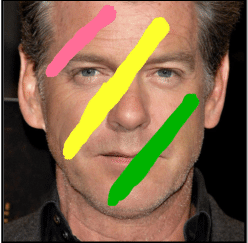
#> input picture Alfred/UAS/Inpainting-Man.bmp, 248 x 243 px
$ jupyter execute inpainting.ipynb
#> lines starting #> are read from the running program, lines starting #| are printed output that depends on the picture; after the words box and inside, x2 and y2 are one past the last pixel; in counts of white or black regions, pixels touching at a corner belong together
[cell 1]
import cv2
import numpy as np

# Load the image
image = cv2.imread("./Inpainting-Man.bmp")
#> image is the input picture: shape (243, 248, 3); mean B, G, R 69.4, 98.4, 122.5

# Create a mask (black for inpainting region, white for preserved areas)
mask = cv2.imread('mask2.png', 0)
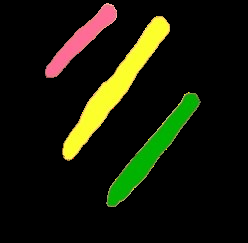
#> input picture Alfred/UAS/mask2.png, 248 x 243 px
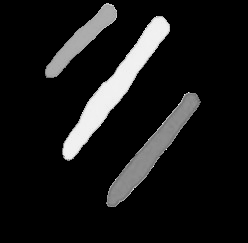
#> mask: shape (243, 248); min 0, max 244, mean 24.1

# Draw the inpainting region on the mask (using any drawing tool)
# Black color indicates the region to be inpainted

# Inpainting algorithm selection (choose one)
# inpaint_method = cv2.INPAINT_TELEA  # Fast Marching Method
inpaint_method = cv2.INPAINT_NS    # Navier-Stokes Method (might be slower)

# Inpaint the image
result = cv2.inpaint(image, mask, 3, inpaint_method)
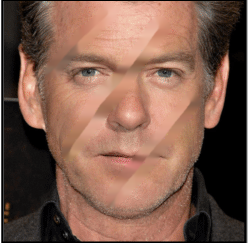
#> result: shape (243, 248, 3); mean B, G, R 76.9, 91.6, 125.9

# Display or save the inpainted image
import matplotlib.pyplot as plt
result=cv2.cvtColor(result,cv2.COLOR_BGR2RGB)
plt.imshow(result)

[cell 2]
import cv2
import numpy as np
import matplotlib.pyplot as plt

# Load the image
image_path = 'Inpainting-Man.bmp'
image = cv2.imread(image_path, cv2.IMREAD_COLOR)

# Convert the image to HSV color space
hsv_image = cv2.cvtColor(image, cv2.COLOR_BGR2HSV)
#> hsv_image: shape (243, 248, 3); mean H, S, V 20.5, 95.7, 129.5

# Define the color ranges for the marks (pink, yellow, green)
lower_pink = np.array([160, 100, 100])
upper_pink = np.array([180, 255, 255])
lower_yellow = np.array([20, 100, 100])
upper_yellow = np.array([30, 255, 255])
lower_green = np.array([40, 100, 100])
upper_green = np.array([70, 255, 255])

# Create masks for each color
mask_pink = cv2.inRange(hsv_image, lower_pink, upper_pink)
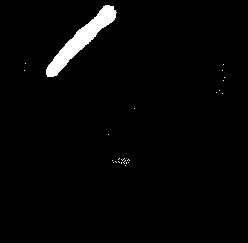
#> mask_pink: shape (243, 248); 2.3% white; 24 white regions (23 under 20 px), largest, box (x1, y1, x2, y2) and area: (46, 5, 117, 77) 1344
mask_yellow = cv2.inRange(hsv_image, lower_yellow, upper_yellow)
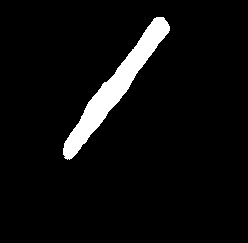
#> mask_yellow: shape (243, 248); 5.4% white; 1 white region, box (x1, y1, x2, y2) and area: (63, 17, 170, 160) 3233
mask_green = cv2.inRange(hsv_image, lower_green, upper_green)
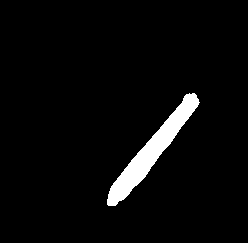
#> mask_green: shape (243, 248); 4% white; 1 white region, box (x1, y1, x2, y2) and area: (107, 93, 200, 206) 2424

# Combine the masks
mask = cv2.bitwise_or(mask_pink, mask_yellow)
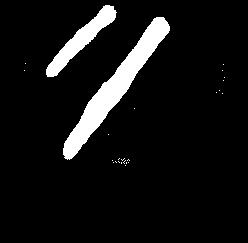
#> mask: shape (243, 248); 7.7% white; 25 white regions (23 under 20 px), largest, box (x1, y1, x2, y2) and area: (63, 17, 170, 160) 3233, (46, 5, 117, 77) 1344
mask = cv2.bitwise_or(mask, mask_green)
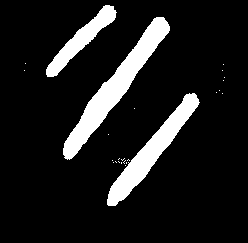
#> mask: shape (243, 248); 11.7% white; 25 white regions (22 under 20 px), largest, box (x1, y1, x2, y2) and area: (63, 17, 170, 160) 3233, (107, 93, 200, 206) 2425, (46, 5, 117, 77) 1344

# Refine the mask with morphological operations
kernel = np.ones((5, 5), np.uint8)
mask = cv2.morphologyEx(mask, cv2.MORPH_CLOSE, kernel)
#> mask: shape (243, 248); 11.8% white; 14 white regions (11 under 20 px), largest, box (x1, y1, x2, y2) and area: (63, 17, 170, 160) 3235, (107, 93, 200, 206) 2512, (46, 5, 117, 77) 1344
mask = cv2.morphologyEx(mask, cv2.MORPH_OPEN, kernel)
#> mask: shape (243, 248); 11.7% white; 3 white regions, box (x1, y1, x2, y2) and area: (63, 17, 170, 159) 3232, (107, 93, 199, 206) 2496, (46, 5, 116, 77) 1343

# Try both inpainting methods
inpainted_image_telea = cv2.inpaint(image, mask, 5, cv2.INPAINT_TELEA)
inpainted_image_ns = cv2.inpaint(image, mask, 5, cv2.INPAINT_NS)

# Convert BGR images to RGB for displaying
inpainted_image_telea_rgb = cv2.cvtColor(inpainted_image_telea, cv2.COLOR_BGR2RGB)
inpainted_image_ns_rgb = cv2.cvtColor(inpainted_image_ns, cv2.COLOR_BGR2RGB)

# Plot the original and inpainted images

[cell 3]
# Create a figure for the subplots
fig, axes = plt.subplots(2, 2, figsize=(10, 8),sharex=False, sharey=False)

axes[0,0].imshow(cv2.cvtColor(image, cv2.COLOR_BGR2RGB))
axes[0,0].set_title('Original Image')
axes[0,0].axis("off")

axes[0,1].imshow(cv2.cvtColor(mask, cv2.COLOR_BGR2RGB))
axes[0,1].set_title('Mask Image')
axes[0,1].axis("off")


# Days left KDE plot
axes[1,0].imshow(cv2.cvtColor(inpainted_image_telea, cv2.COLOR_BGR2RGB))
axes[1,0].set_title('Telea Inpainted Image')
axes[1,0].axis("off")


axes[1,1].imshow(cv2.cvtColor(inpainted_image_ns, cv2.COLOR_BGR2RGB))
axes[1,1].set_title('Navier Strokes Inpainted Image')
axes[1,1].axis("off")


plt.tight_layout()
plt.show()
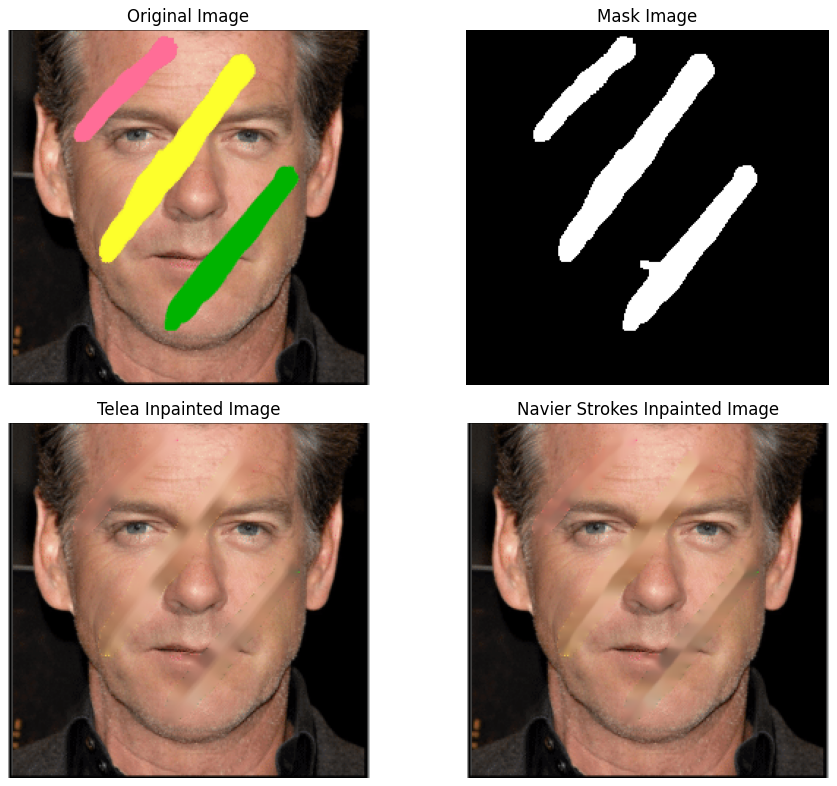
#> figure drawn by matplotlib, 4 panels
